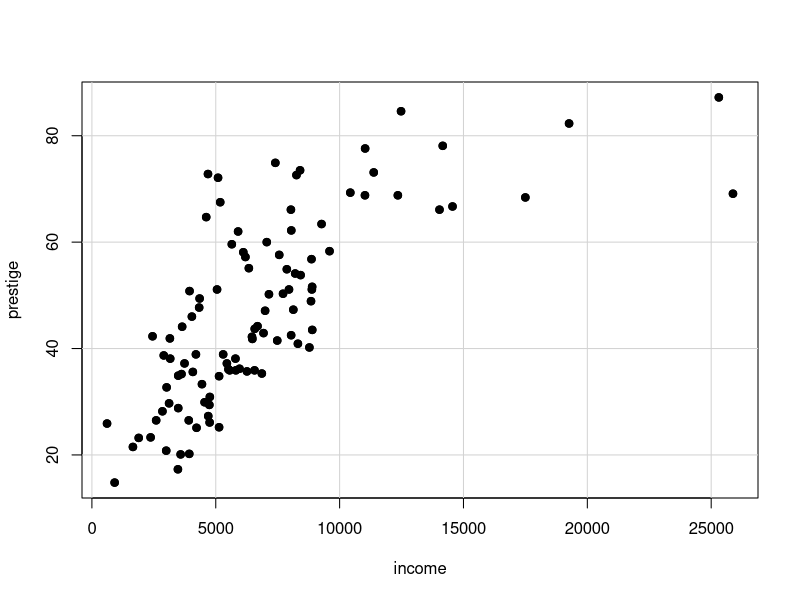
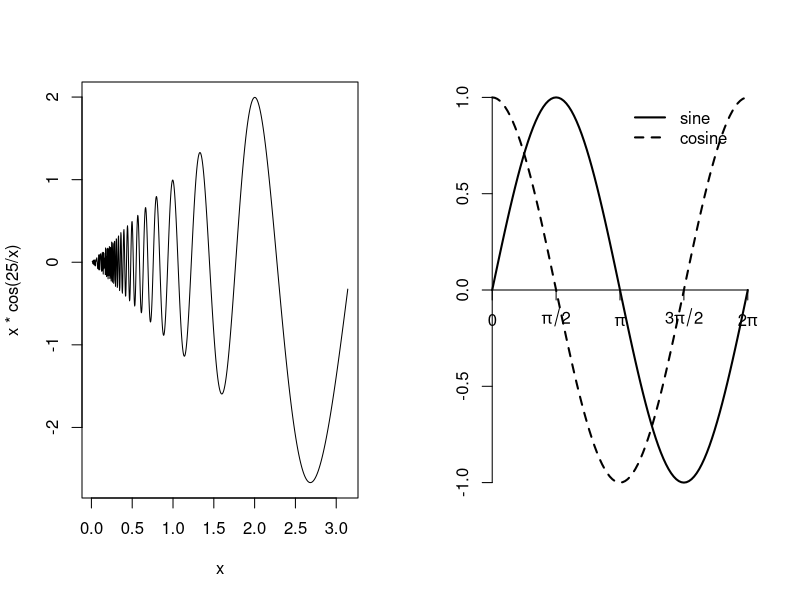
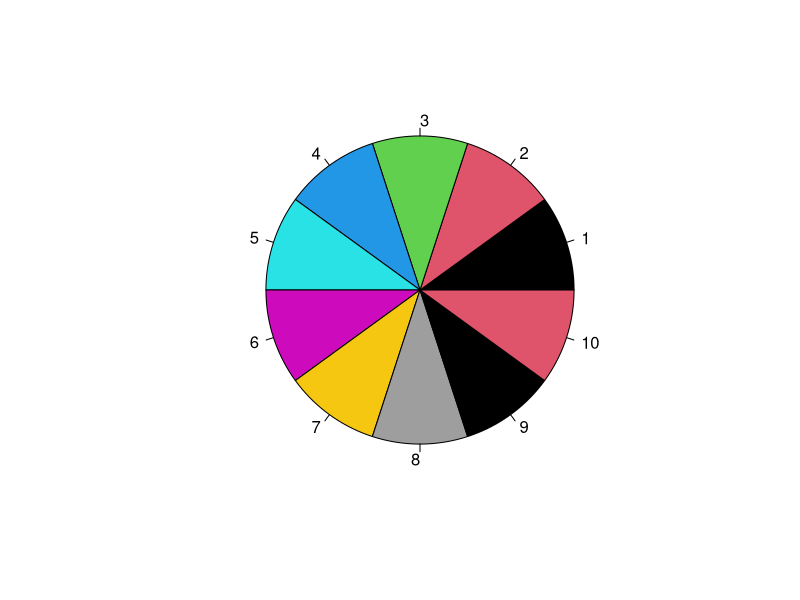
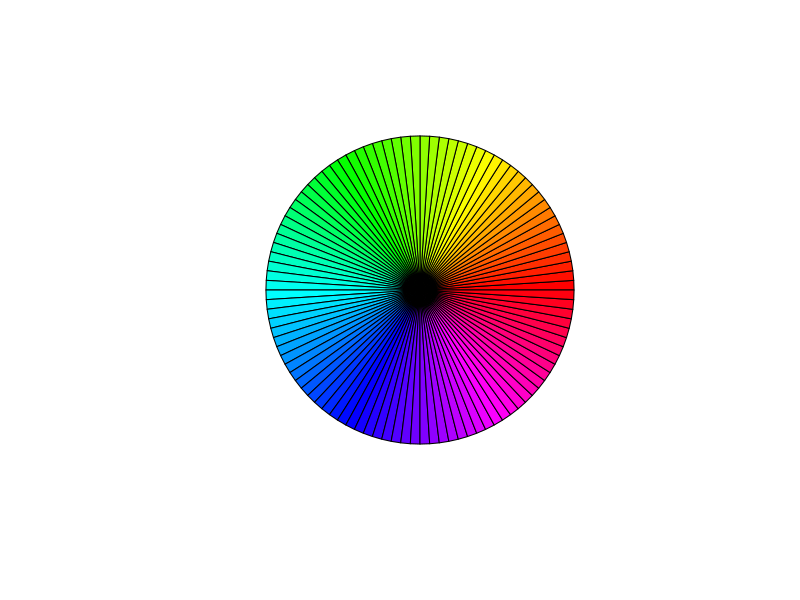
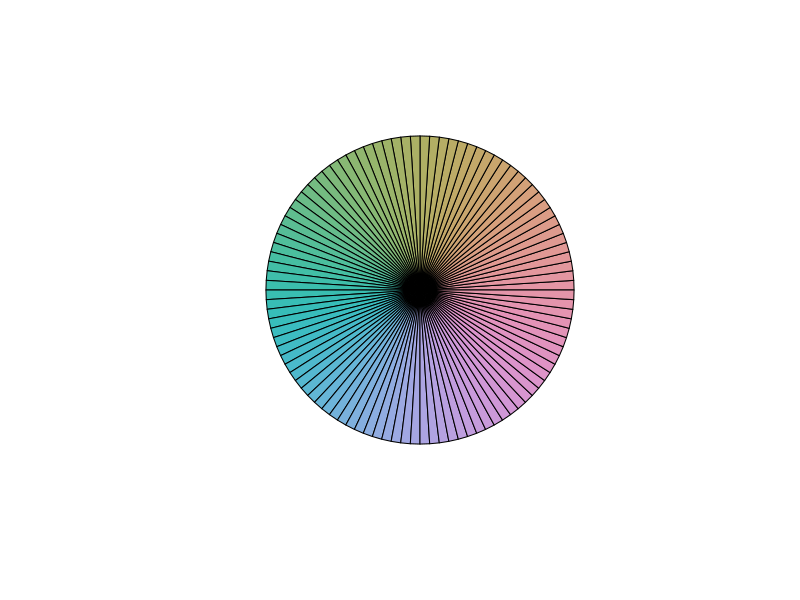
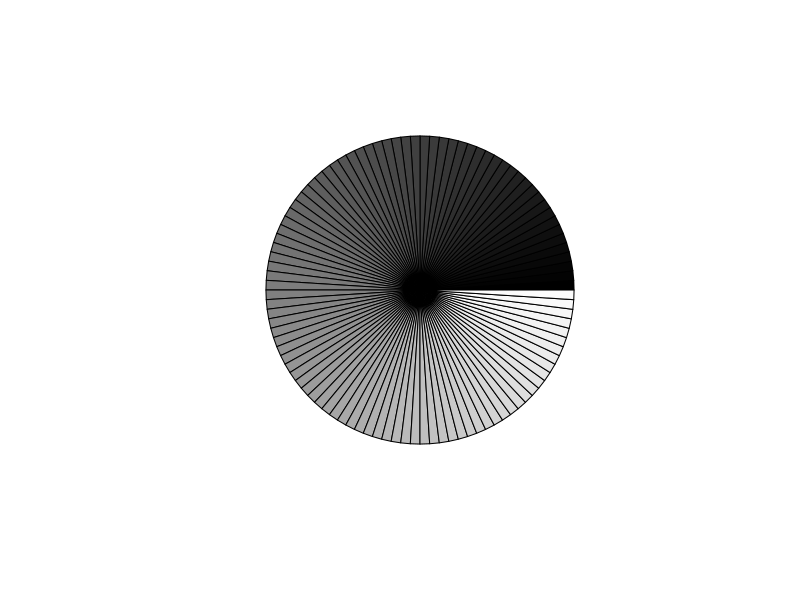
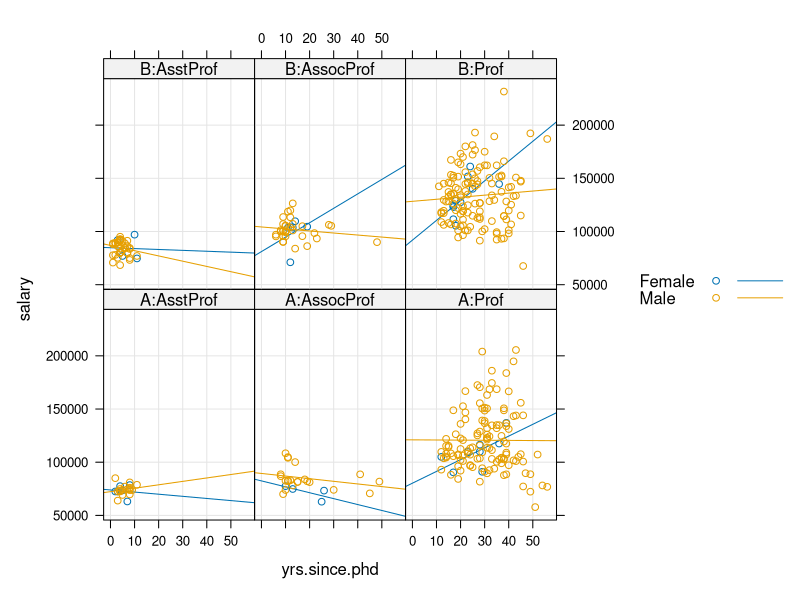
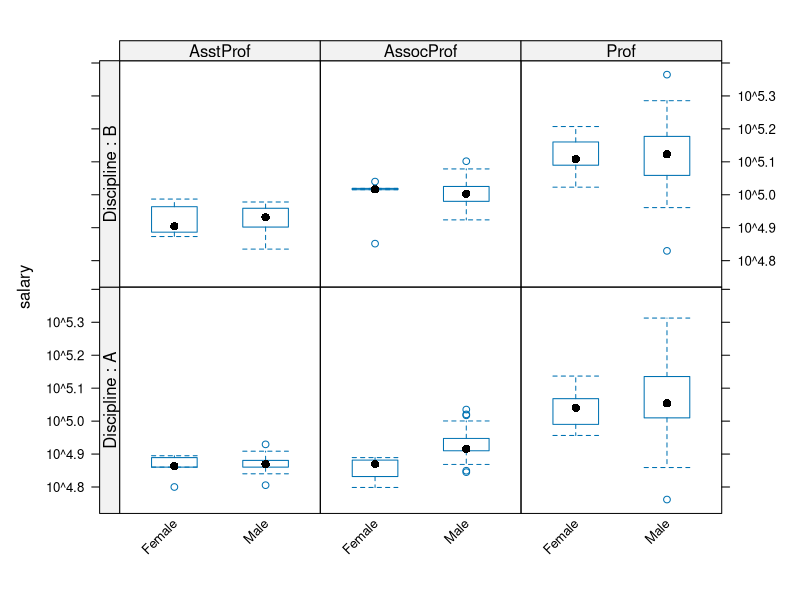

These figures' R source, in order: (Note: this script raises an error after producing the figures.)
# PMGT 634 Lecture #3
# Scripts from R Companion to Applied Regression Chapter 7
# Scripts from ggplot2 Chapter 2
# Author: Ray Nelson
###############################################################################
# Load Libraries
library(car)
library(ggplot2)
library(maps)
library(lattice)
library(latticeExtra)

## Layers

# Scatterplot
data(Prestige)
plot(prestige ~ income, type="n", data=Prestige)
grid(lty="solid")
with(Prestige, points(income, prestige, pch=20, cex=1.5))
points(Prestige$income, Prestige$prestige, )

# Multiple sin and cos graphs
par(mfrow=c(1, 2))
curve(x*cos(25/x), 0.01, pi, n=1000)
curve(sin, 0, 2*pi, ann=FALSE, axes=FALSE, lwd=2)
axis(1, pos=0, at=c(0, pi/2, pi, 3*pi/2, 2*pi),
  	labels=c(0, expression(pi/2), expression(pi),
				expression(3*pi/2), expression(2*pi)))
axis(2, pos=0)
curve(cos, add=TRUE, lty="dashed", lwd=2)
legend(pi, 1, lty=1:2, lwd=2, legend=c("sine", "cosine"), bty="n")
par(mfrow=c(1, 1))

## Colors

rainbow(10)
gray(0:9/9)
colors()[1:20]

palette()
pie(rep(1, 10), col=1:10)

library(colorspace)
pie(rep(1, 100), col=rainbow(100), labels=rep("", 100))
pie(rep(1, 100), col=rainbow_hcl(100), labels=rep("", 100))
pie(rep(1, 100), col=gray(0:100/100), labels=rep("", 100))

## Lattice graphs

# Gender comparison of salaries of professors
xyplot(salary ~ yrs.since.phd | discipline:rank, groups=sex,
		data=Salaries, type=c("g", "p", "r"), auto.key=TRUE)

useOuterStrips(
		bwplot(salary ~ sex | rank + discipline, data=Salaries,
				scales = list(x=list(rot=45), y=list(log=10, rot=0) )),
		strip.left=strip.custom(strip.names=TRUE, var.name="Discipline"))

## Maps

# Maps using base R
data(Depredations)
head(Depredations)
par(mfrow=c(1, 2))
map("county", "minnesota", col=gray(0.4))
with(Depredations, points(longitude, latitude,
				cex=sqrt(early), pch=20))
title("Depredations, 1976-1991", cex.main=1.5)
map("county", "minnesota", col=grey(0.4))
with(Depredations, points(longitude, latitude,
				cex=sqrt(late), pch=20))
title("Depredations, 1992-1998", cex.main=1.5)
par(mfrow=c(1, 1))

# Maps using ggplot2
# Big Cities
data(us.cities)
big_cities <- subset(us.cities, pop > 500000)
qplot(long, lat, data = big_cities) + borders("state", size = 0.5)

tx_cities <- subset(us.cities, country.etc == "TX")
ggplot(tx_cities, aes(long, lat)) +
		borders("county", "texas", color = "grey70") +
		geom_point(color = alpha("black", 0.5))

# Crime
states <- map_data("state")
arrests <- USArrests
names(arrests) <- tolower(names(arrests))
arrests$region <- tolower(rownames(USArrests))

choro <- merge(states, arrests, by = "region")
choro <- choro[order(choro$order), ]
qplot(long, lat, data = choro, group = group,
		fill = assault, geom = "polygon")
qplot(long, lat, data = choro, group = group,
		fill = murder/urbanpop, geom = "polygon")

## ggplot2 graphcis

set.seed(1410) # Make the sample reproducible
dsmall <- diamonds[sample(nrow(diamonds), 100), ]

# simple plot of all data
qplot(carat, price, data = diamonds)

# Mapping point colour to diamond colour (left), and point shape to cut
# quality (right).
qplot(carat, price, data = dsmall, colour = color)
qplot(carat, price, data = dsmall, shape = cut)

# Reducing the alpha value from 1/10 (left) to 1/100 (middle) to 1/200
# (right) makes it possible to see where the bulk of the points lie.
qplot(carat, price, data = diamonds, alpha = I(1/10))
qplot(carat, price, data = diamonds, alpha = I(1/100))
qplot(carat, price, data = diamonds, alpha = I(1/200))

# Smooth curves add to scatterplots of carat vs.\ price. The dsmall
# dataset (left) and the full dataset (right).
qplot(carat, price, data = dsmall, geom = c("point", "smooth"), main="Hey!")
qplot(carat, price, data = diamonds, geom = c("point", "smooth"))

# The effect of the span parameter.  (Left) \code{span = 0.2}, and
# (right) \code{span = 1}.
qplot(carat, price, data = dsmall, geom = c("point", "smooth"), 
		span = 0.2)
qplot(carat, price, data = dsmall, geom = c("point", "smooth"), 
		span = 1)

# Using jittering (left) and boxplots (right) to investigate the
# distribution of price per carat, conditional on colour.  As the
# colour improves (from left to right) the spread of values decreases,
# but there is little change in the centre of the distribution.
qplot(color, price / carat, data = diamonds, geom = "jitter")
qplot(color, price / carat, data = diamonds, geom = "boxplot")

# Varying the alpha level.  From left to right: $1/5$, $1/50$, $1/200$.
# As the opacity decreases we begin to see where the bulk of the data
# lies.  However, the boxplot still does much better.
qplot(color, price / carat, data = diamonds, geom = "jitter",
		alpha = I(1 / 5))
qplot(color, price / carat, data = diamonds, geom = "jitter",
		alpha = I(1 / 50))
qplot(color, price / carat, data = diamonds, geom = "jitter",
		alpha = I(1 / 200))

# Displaying the distribution of diamonds.  (Left) \code{geom =
# "histogram"} and (right) \code{geom = "density"}.
qplot(carat, data = diamonds, geom = "histogram")
qplot(carat, data = diamonds, geom = "density")

# Varying the bin width on a histogram of carat reveals interesting
# patterns.  Binwidths from left to right: 1, 0.1 and 0.01 carats. Only
# diamonds between 0 and 3 carats shown.
qplot(carat, data = diamonds, geom = "histogram", binwidth = 1, 
		xlim = c(0,3))
qplot(carat, data = diamonds, geom = "histogram", binwidth = 0.1,
		xlim = c(0,3))
qplot(carat, data = diamonds, geom = "histogram", binwidth = 0.01,
		xlim = c(0,3))

# Mapping a categorical variable to an aesthetic will automatically
# split up the geom by that variable.  (Left) Density plots are
# overlaid and (right) histograms are stacked.
qplot(carat, data = diamonds, geom = "density", colour = color)
qplot(carat, data = diamonds, geom = "histogram", fill = color)

# Bar charts of diamond colour.  The left plot shows counts and the
# right plot is weighted by \code{weight = carat} to show the total
# weight of diamonds of each colour.
qplot(color, data = diamonds, geom = "bar")
qplot(color, data = diamonds, geom = "bar", weight = carat) +
		scale_y_continuous("carat")

# Two time series measuring amount of unemployment.  (Left) Percent of
# population that is unemployed and (right) median number of weeks
# unemployed.  Plots created with {\tt geom="line"}.
qplot(date, unemploy / pop, data = economics, geom = "line")
qplot(date, uempmed, data = economics, geom = "line")

# Histograms showing the distribution of carat conditional on colour.
# (Left) Bars show counts and (right) bars show densities (proportions
# of the whole).  The density plot makes it easier to compare
# distributions ignoring the relative abundance of diamonds within each
# colour. High-quality diamonds (colour D) are skewed towards small
# sizes, and as quality declines the distribution becomes more flat.
qplot(carat, data = diamonds, facets = color ~ ., 
		geom = "histogram", binwidth = 0.1, xlim = c(0, 3))
qplot(carat, ..density.., data = diamonds, facets = color ~ .,
		geom = "histogram", binwidth = 0.1, xlim = c(0, 3))

## Old Faithful Eruptions
# Density of eruptions with three colour schemes.  (Left) Default
# gradient colour scheme, (middle) customised gradient from white to
# black and (right) 3 point gradient with midpoint set to the mean
# density.

f2d <- with(faithful, MASS::kde2d(eruptions, waiting, 
				h = c(1, 10), n = 50))
df <- with(f2d, cbind(expand.grid(x, y), as.vector(z)))
names(df) <- c("eruptions", "waiting", "density")
erupt <- ggplot(df, aes(waiting, eruptions, fill = density)) +
		geom_tile() +
		scale_x_continuous(expand = c(0, 0)) + 
		scale_y_continuous(expand = c(0, 0)) +
		opts(title = "Durations of Old Faithful Eruptions\n") +
		labs(x = "\nTime between Eruptions (Minutes)",
			y = "Eruption Duration (Minutes)\n")
erupt + scale_fill_gradient(limits = c(0, 0.04))
ggsave("oldFaith.png", )
erupt + scale_fill_gradient(limits = c(0, 0.04), 
		low = "white", high = "black") 
erupt + scale_fill_gradient2(limits = c(-0.04, 0.04), 
		midpoint = mean(df$density))
